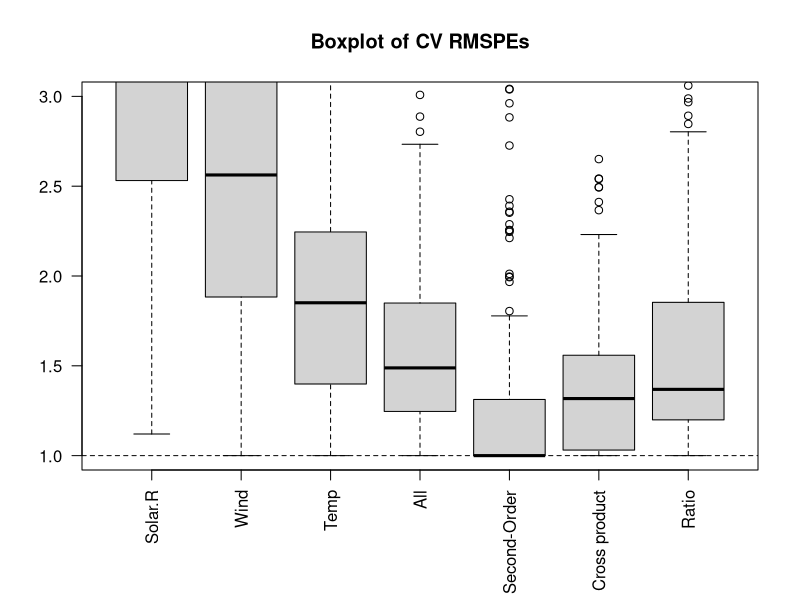

Recreate this plot in R.
## ---- chunk 1
data("airquality")
AQ = na.omit(airquality[,1:4])
AQ$TWcp = with(AQ, Temp * Wind)
AQ$TWrat = with(AQ, Temp / Wind)
## ---- chunk 2
summary(AQ$TWcp)[c(1,4,6)]
## ---- chunk 3
summary(AQ$TWrat)[c(1,4,6)]
## ---- chunk 4
fit.cp = lm(Ozone ~ Temp + Wind + TWcp, data = AQ)
summary(fit.cp)$coefficients[4,3]
## ---- chunk 5
fit.rat = lm(Ozone ~ Temp + Wind + TWrat, data = AQ)
summary(fit.rat)$coefficients[4,3]
## ---- chunk 6
summary(fit.cp)
summary(fit.rat)
## ---- chunk 7
coef(fit.cp)
min(AQ$Wind)
4.000528 + 2.3 * -0.217276
## ---- chunk 8
max(AQ$Wind)
4.000528 + 20.7 * -0.217276
## ---- chunk 9
### Create function to compute MSPEs
get.MSPE = function(Y, Y.hat){
return(mean((Y - Y.hat)^2))
}

set.seed(4099183)

n = nrow(AQ) # Sample size
reorder = sample.int(n) # Randomized order

### Identify which observations go in the training set (set == 1) or the
### validation set (set == 2)
prop.train = 0.75 # Proportion of observations to put in the training set
set = ifelse(test = (reorder < prop.train * n),
             yes = 1,
             no = 2)

### Construct training and validation sets
data.train = AQ[set == 1, ]
data.valid = AQ[set == 2, ]
Y.valid = data.valid$Ozone

### Fit both models to the training set
fit.cp = lm(Ozone ~ . - TWrat, data = data.train)
fit.rat = lm(Ozone ~ . - TWcp, data = data.train)

### Get predictions
pred.cp = predict(fit.cp, data.valid)
pred.rat = predict(fit.rat, data.valid)

### Get MSPEs
MSPEs = rep(0, times=2)
names(MSPEs) = c("CP", "Ratio")
MSPEs["CP"] = get.MSPE(Y.valid, pred.cp)
MSPEs["Ratio"] = get.MSPE(Y.valid, pred.rat)
print(signif(MSPEs, 3))
## ---- chunk 10
### Create a function which gets predictions and calculates MSPEs
MSPE.lm = function(fit, data.valid, Y.valid) {
  pred = predict(fit, data.valid) # Predicted values on validation set
  errs = Y.valid - pred # Validation set residuals
  MSPE = mean(errs ^ 2)
  return(MSPE)
}

K = 10 # Number of CV folds

### Create function which constructs folds for CV
### n is the number of observations, K is the number of folds
get.folds = function(n, K) {
folds = floor((sample.int(n)-1)*K/n) + 1
return(folds)
}

M = 20 # Number of times to repeat CV

### Create a 3D array to store CV errors by model, then iteration,
### then fold. Set names of models.
all.CV.MSPEs = array(0, dim = c(7, M, K))
dimnames(all.CV.MSPEs)[[1]] = c("Solar.R", "Wind", "Temp", "All", "Second-Order", 
                                "Cross product", "Ratio")

for (j in 1:M) {
  ### Get CV fold labels
  folds = get.folds(n, K)
  
  ### Perform cross-validation
  for (i in 1:K) {
    ### Get training and validation sets
    data.train = AQ[folds != i,]
    data.valid = AQ[folds == i,]
    
    ### Fit regression models
    fit.solar = lm(Ozone ~ Solar.R, data = data.train)
    fit.wind = lm(Ozone ~ Wind, data = data.train)
    fit.temp = lm(Ozone ~ Temp, data = data.train)
    fit.all = lm(Ozone ~ Temp + Wind + Solar.R, data = data.train)
    fit.2order = lm(Ozone ~ Temp*Wind + Temp*Solar.R + Wind*Solar.R 
                    + I(Solar.R ^ 2) + I(Wind ^ 2) + I(Temp ^ 2), data = data.train)
    fit.cp = lm(Ozone ~ Temp + Wind + TWcp, data = data.train)
    fit.rat = lm(Ozone ~ Temp + Wind + TWrat, data = data.train)
    
    ### Calculate MSPEs
    ### Be careful with order of indices!!!
    all.CV.MSPEs["Solar.R", j, i] = MSPE.lm(fit.solar, data.valid, data.valid$Ozone)
    all.CV.MSPEs["Wind", j, i] = MSPE.lm(fit.wind, data.valid, data.valid$Ozone)
    all.CV.MSPEs["Temp", j, i] = MSPE.lm(fit.temp, data.valid, data.valid$Ozone)
    all.CV.MSPEs["All", j, i] = MSPE.lm(fit.all, data.valid, data.valid$Ozone)
    all.CV.MSPEs["Second-Order", j, i] = MSPE.lm(fit.2order, data.valid, data.valid$Ozone)
    all.CV.MSPEs["Cross product", j, i] = MSPE.lm(fit.cp, data.valid, data.valid$Ozone) 
    all.CV.MSPEs["Ratio", j, i] = MSPE.lm(fit.rat, data.valid, data.valid$Ozone)
  }
}
## ---- chunk 11
### Combine all MSPEs for each model into a single list
### Note: as.numeric() converts its input into a 1D vector
data.CV.MSPEs = apply(all.CV.MSPEs, 1, as.numeric)

### Compute RMSPEs
data.CV.RMSPEs = apply(data.CV.MSPEs, 1, function(W){
best = min(W)
output = W / best
return(output)
})
data.CV.RMSPEs = t(data.CV.RMSPEs)

### Create boxplot
par(mar = c(6.5, 4.1, 4.1, 2.1))
boxplot(data.CV.RMSPEs, main = "Boxplot of CV RMSPEs", ylim = c(1,3), las = 2)
abline(h = 1, lty = 2)
